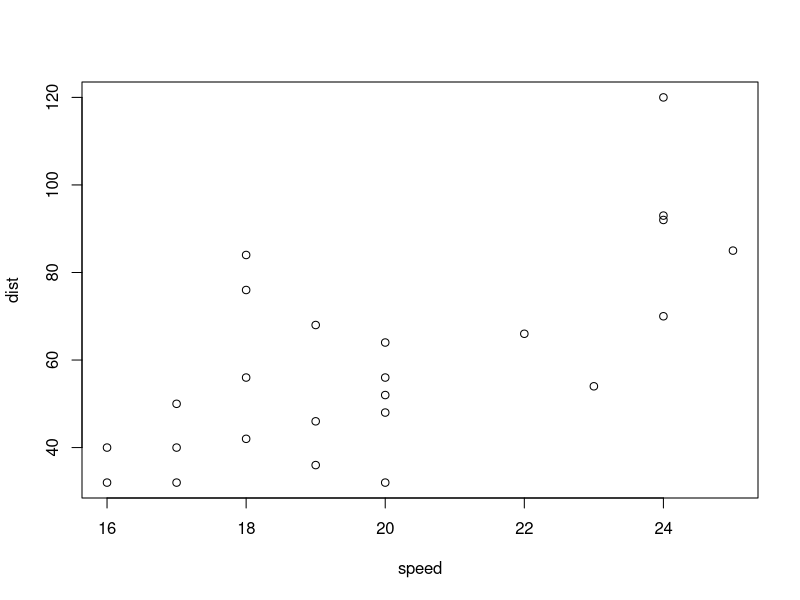
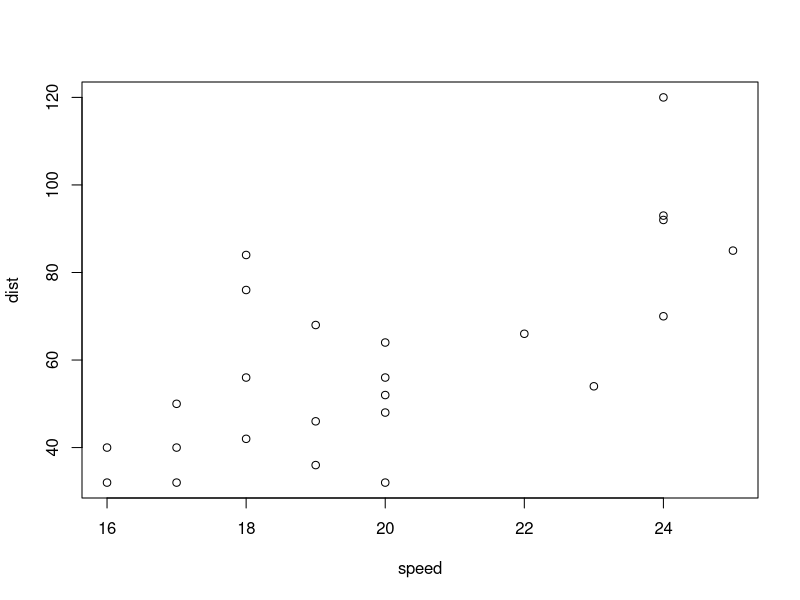

Recreate these plots in R, in order.
## ---- chunk 1
data(mtcars)
head(mtcars)
## ---- chunk 2
library(reshape2)
data("mtcars")

# ¡los identificadores de mtcars no son variables!
# en realidad son los nombres de líneas (rownames)
# hay que extraerlos y guardarlos en el data frame
mtcars$nombres <- rownames(mtcars)

# ahora si podemos derretir el juego de datos
carros_derretido <- melt(mtcars, id = c("nombres", "gear", "cyl"),
                         measure.vars = c("mpg", "hp"))

head(carros_derretido, n = 5)
tail(carros_derretido, n = 5)
## ---- chunk 3
# Juego de datos de distancia y velocidad de freno
data(cars)

# seleccionar todas las instancias con velocidad mayor a 15
cars_nuevo <- cars[cars$speed > 15, ]

# transformar a data frame
cars_nuevo <- as.data.frame(cars_nuevo)

plot(cars_nuevo)

## ---- chunk 4
library(dplyr)
library(ggplot2)
cars_nuevo <- cars[cars$speed > 15, ] %>%
  as.data.frame() %>%
  plot()
  
